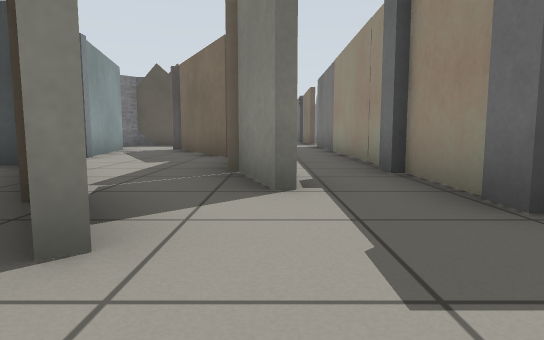
View 1 (above)

24 first-person views from a walk through a robot-simulator world made for Gazebo. The camera is 0.5 m above the floor, tilts 6° down and sees 75° across. The floor is counted in squares, 1 m on a side. Each view is taken from the middle of a square. On the plan, view 1 faces up. The plan holds only what a view shows up to about 9 squares ahead; the rest is blank. Some surface patterns are stand-ins.

View 2
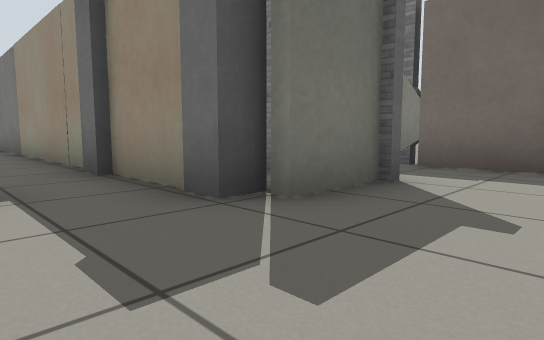

View 3
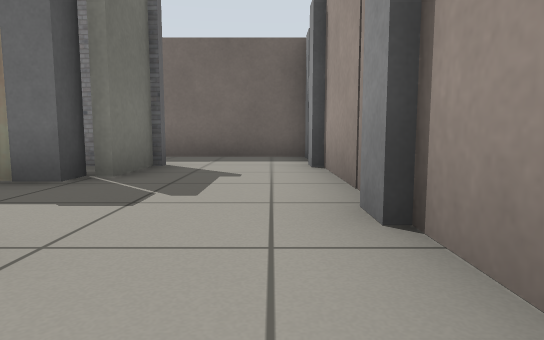

View 4
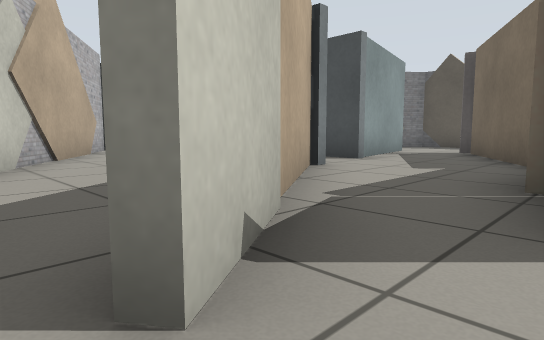

View 5
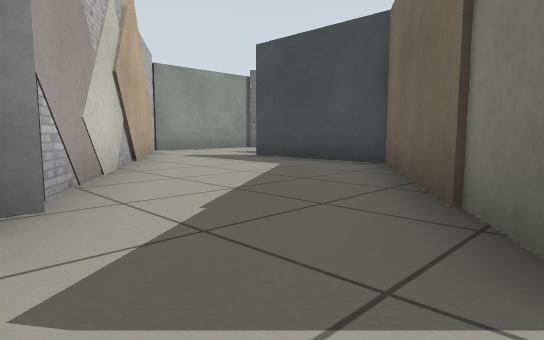

View 6
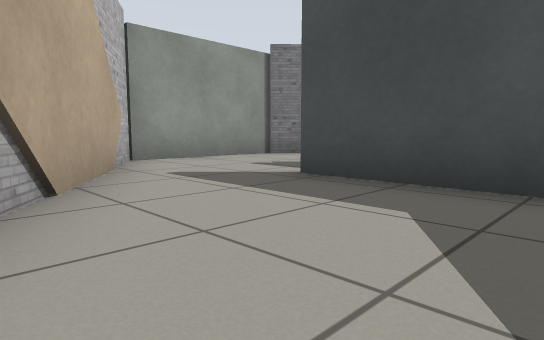

View 7
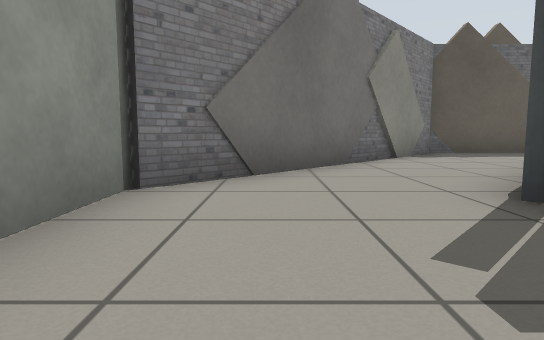

View 8
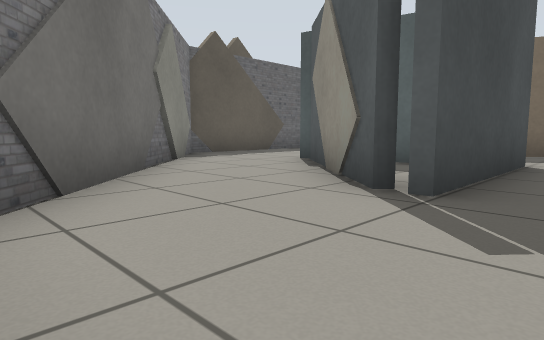

View 9
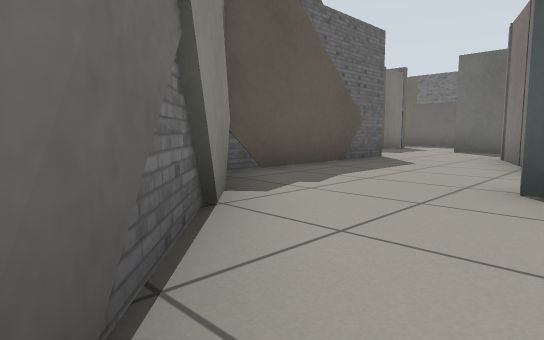

View 10
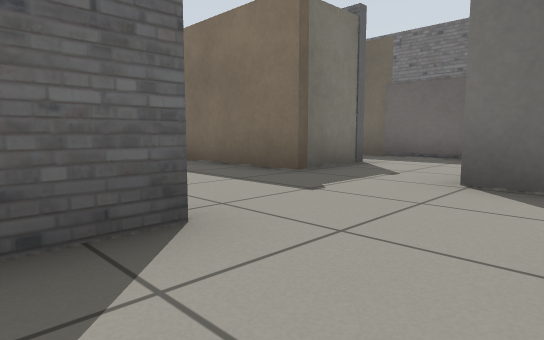

View 11
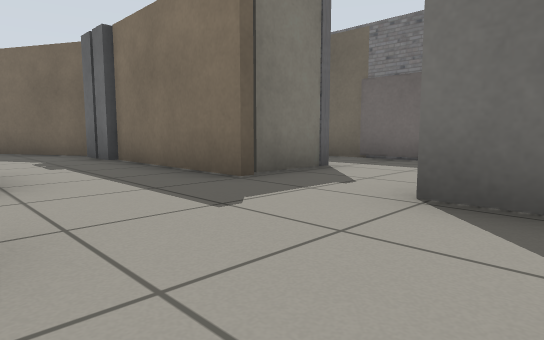

View 12
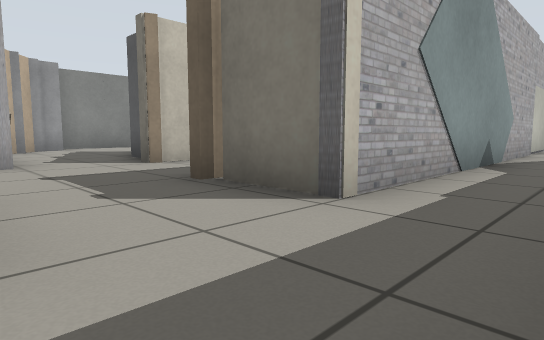

View 13
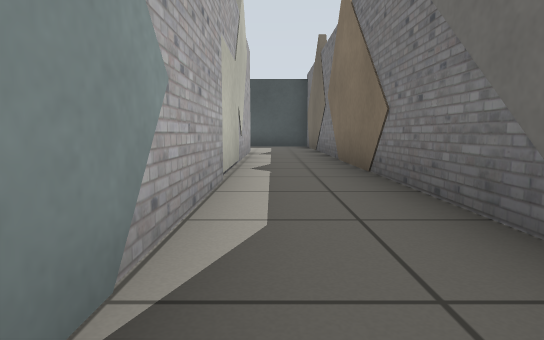

View 14
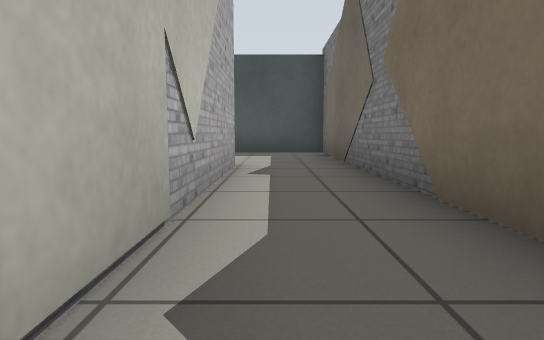

View 15
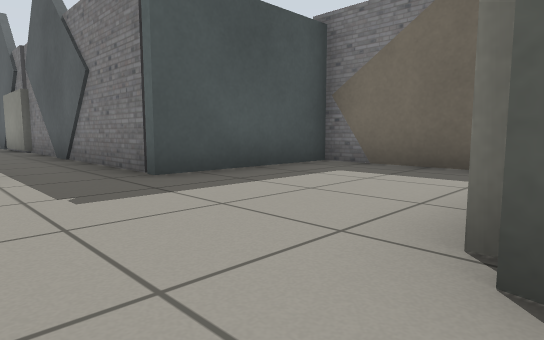

View 16
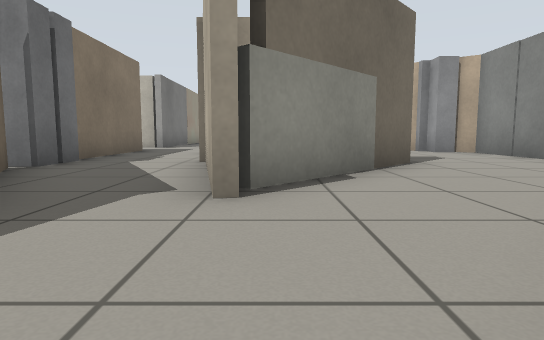

View 17
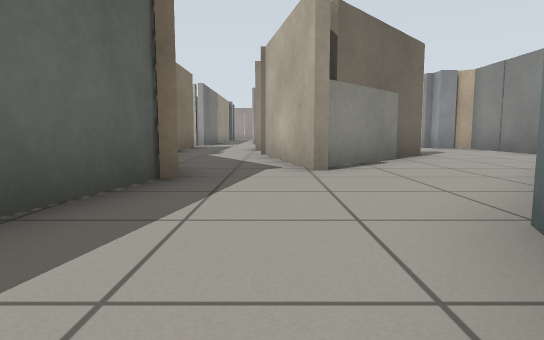

View 18
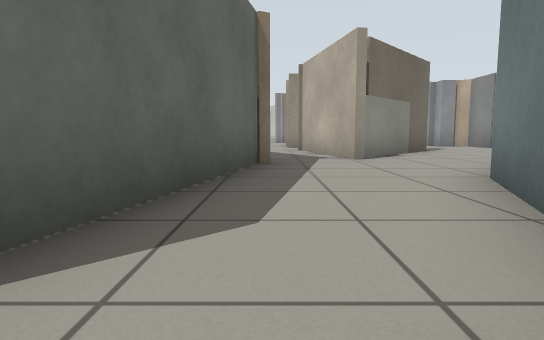

View 19
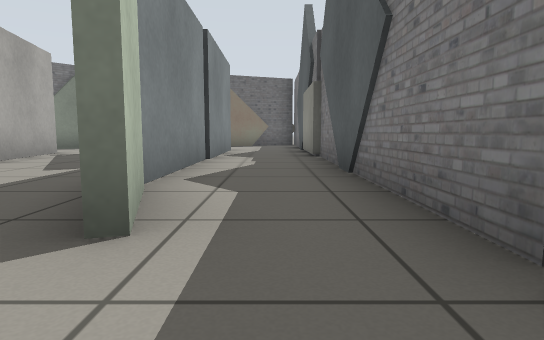

View 20
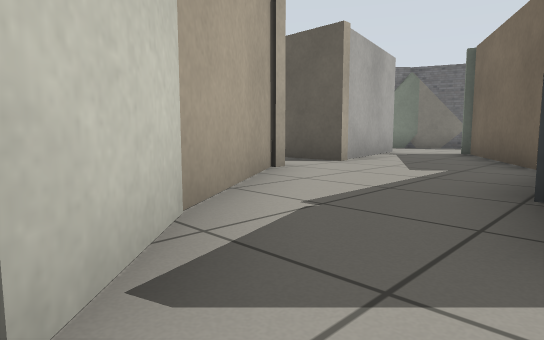

View 21
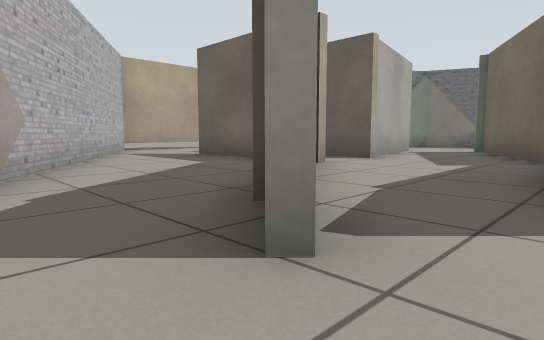

View 22
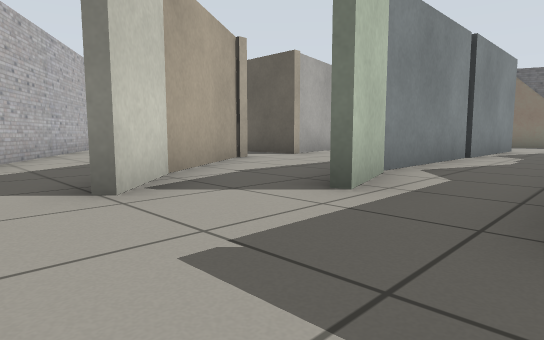

View 23
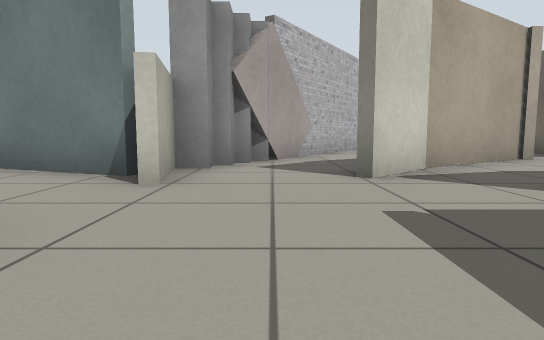

View 24
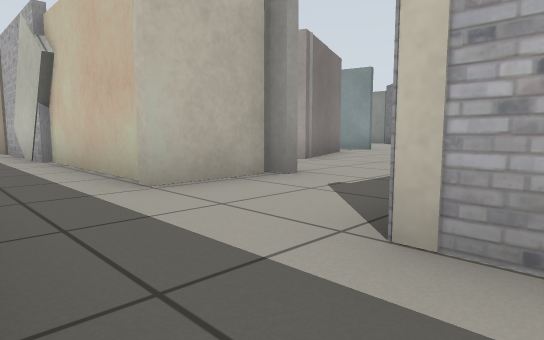

### Floor plan
Points are (right, up) in squares from view 1. A wall is a line through its corners. A room is listed if a view was taken in it or the views show most of it. See-through windows are left out.
Room 1 (views 1, 2, 4, 12, 13, 14, 18, 19, 20, 21, 22, 23, 24)
walls: (5.3, 14.1) (5.3, 16.6); (5.3, 20.6) (5.3, 31.9) (2, 31.9) (2, 35.4); (3.5, 12.9) (3.5, 5.5); (3.5, 28.5) (3.5, 15.3); (1.6, 2.6) (1.6, 4.6); (3.6, 1.8) (2.4, 1.8); (5.3, -0.2) (5.3, 2.6); (1, -0.8) (2.5, -0.8); (2, 37.4) (2, 40); (-0.2, 40.9) (-0.2, 34.2) (0.3, 32.6)
ways out: opening at (-1.5, 0.5) to room 2; opening at (0, 28) to room 3; opening at (1, 5) to room 4; opening at (2.5, 14) to room 4; opening at (-1, 32) to room 5; opening at (-1, 30)
objects: pillar (0, -1); pillar (2, 2); box (2, 37); pillar (3, -1); pillar (5, -1); box (5, 21)
Room 2 (views 3, 5, 6, 7, 8, 9, 10, 11)
walls: (-7.2, 7.6) (-4.8, 10.3); (-3.6, 7) (-7.2, 7); (-10.3, 8.2) (-10.3, 4.8) (-4.1, 0.8); (-1.1, 1.7) (-3.7, 5.4) (-6.9, 5.4); (-6.6, 12.1) (-10.2, 8.1); (-2.7, 10.7) (-0.1, 11.7); (-0.9, 13.7) (-5.1, 13.7) (-5.6, 13.2)
low walls: (-1.1, -0.8) (-0.5, -0.8)
ways out: opening at (-1.5, 0.5) to room 1; opening at (-1.5, 12.5) to room 4; opening at (-4, 6) to room 6; opening at (-3, 10) to room 6
objects: box (-6, 13); pillar (-6, 14); pillar (-4, 0)
Room 3 (views 15, 16, 17)
walls: (-1.6, 22.4) (-1.2, 20.3); (-4.3, 19.1) (-1.8, 21.9); (0.2, 23) (1.3, 28.3); (1.6, 20.3) (0.4, 22.5); (-7.2, 18.9) (-7.2, 16.1) (-6.7, 15.8); (-1, 28.4) (-2.4, 25.1)
ways out: opening at (0, 28) to room 1; opening at (-1, 15) to room 4; opening at (0, 21) to room 7
objects: pillar (-6, 16); pillar (-2, 16)
Room 4 (no view inside)
walls: (1.6, 15) (1.6, 17.5); (3.5, 15.3) (1.5, 15.3); (-0.6, 16.6) (-0.6, 15.6); (1.6, 4.6) (1.6, 12.9) (3.5, 12.9)
ways out: opening at (1, 5) to room 1; opening at (2.5, 14) to room 1; opening at (-1.5, 12.5) to room 2; opening at (-1, 15) to room 3; opening at (0.5, 16.5) to room 7
objects: pillar (2, 5)
Room 5 (no view inside)
walls: (-0.8, 36.8) (-2.5, 40); (-3.7, 34.7) (-2, 32.1); (-2, 32.2) (-0.8, 31); (-4.4, 39.9) (-3.7, 36.6)
ways out: opening at (-1, 32) to room 1; opening at (-4, 36); gap at (-3, 40)
Room 6 (no view inside)
walls: (-3.5, 5.5) (-2.4, 3.9); (-0.9, 7.1) (-2.6, 10.3); (-4.3, 9.8) (-3.8, 7.5)
ways out: opening at (-4, 6) to room 2; opening at (-3, 10) to room 2
Room 7 (no view inside)
walls: (1.6, 17.5) (1.6, 18.5); (-1.2, 20.3) (-0.9, 18.9)
ways out: opening at (0, 21) to room 3; opening at (0.5, 16.5) to room 4
objects: pillar (2, 19); pillar (2, 20)
Room 8 (no view inside)
walls: (-2.4, 3.9) (-0.7, 1.4); (0, 3) (-0.4, 4.5)

Positions as (right, up) in squares from view 1, and headings:
1: (0, 0), facing up
2: (0, 0), facing up-right
3: (-2, 0), facing right
4: (0, 1), facing up-left
5: (-1, 0), facing up-left
6: (-4, 2), facing up-left
7: (-9, 5), facing up
8: (-10, 6), facing up-right
9: (-8, 10), facing up-right
10: (-2, 12), facing up-right
11: (-1, 12), facing up-right
12: (5, 13), facing up-left
13: (4, 19), facing up
14: (4, 23), facing up
15: (0, 28), facing up-right
16: (-2, 25), facing down
17: (-1, 27), facing down
18: (0, 29), facing down
19: (1, 31), facing up
20: (0, 31), facing up-left
21: (0, 30), facing up-left
22: (2, 30), facing up-left
23: (3, 30), facing left
24: (5, 16), facing down-left
